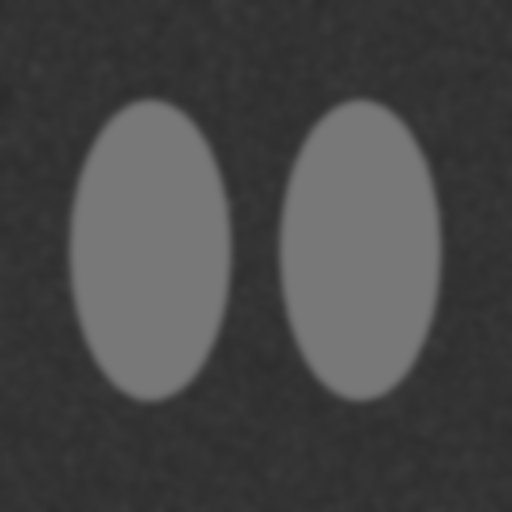
#> input picture data/sample_images/paciente_01_normal.jpg, 512 x 512 px
$ python -i segment.py   (imports and definitions only)
#> lines starting #> are read from the running program, lines starting #| are printed output that depends on the picture; after the words box and inside, x2 and y2 are one past the last pixel; in counts of white or black regions, pixels touching at a corner belong together
#> further down, picture is the input picture: shape (512, 512); min 44, max 121, mean 71
import cv2
import numpy as np
from typing import Tuple, List, Dict
from utils import logger

def segment_image(gray_img: np.ndarray) -> Tuple[np.ndarray, np.ndarray, List[np.ndarray]]:
    """
    Executa a segmentação utilizando Limiarização de Otsu e Canny Edge Detection.
    Retorna a máscara binária, as bordas (Canny) e os contornos detectados.
    """
    logger.info("Iniciando segmentação...")

    # 1. Limiarização de Otsu
    # Aplicamos Otsu; dependendo da imagem médica, pode ser necessário inverter
    # assumiremos que queremos as áreas mais "brilhantes" ou "escuras" anormais.
    # Usaremos uma limiarização binária comum para o foco de Otsu.
    ret, mask = cv2.threshold(gray_img, 0, 255, cv2.THRESH_BINARY + cv2.THRESH_OTSU)
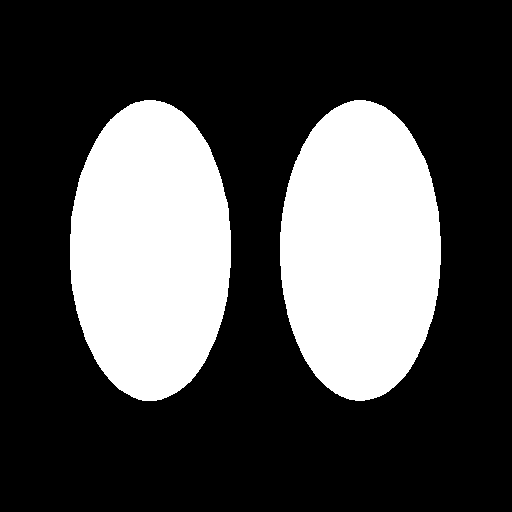
#> mask: shape (512, 512); 29% white; 2 white regions
#> ret = 84

    # 2. Canny Edge Detection
    edges = cv2.Canny(gray_img, threshold1=ret*0.5, threshold2=ret)
#> edges: shape (512, 512); every value is 0

    # 3. Extrair Contornos baseados na máscara de Otsu (podemos usar as bordas também)
    # Aqui usaremos a máscara de Otsu para encontrar áreas sólidas suspeitas
    contours, hierarchy = cv2.findContours(mask, cv2.RETR_EXTERNAL, cv2.CHAIN_APPROX_SIMPLE)
#> contours = 2 contours; box (x1, y1, x2, y2) and area: (70, 100, 231, 401) 37761, (280, 100, 441, 401) 37700

    logger.info(f"Segmentação concluída. Contornos encontrados: {len(contours)}")
    return mask, edges, list(contours)

# [47 lines left out: functions extract_features, draw_contours_on_image, not called in this run]

>>> import cv2
>>> picture = cv2.imread('data/sample_images/paciente_01_normal.jpg', cv2.IMREAD_GRAYSCALE)
>>> result = segment_image(picture)

$ run again, on data/sample_images/paciente_03_anomalia_grave.png
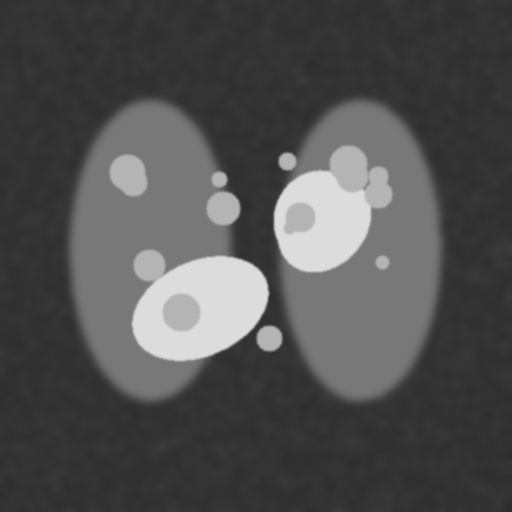
#> input picture data/sample_images/paciente_03_anomalia_grave.png, 512 x 512 px
#> picture is the input picture: shape (512, 512); min 45, max 220, mean 80.2
#> in segment_image, `ret, mask = cv2.threshold(gray_img, 0, 255, cv2.THRESH_BINARY + cv2.TH..`:
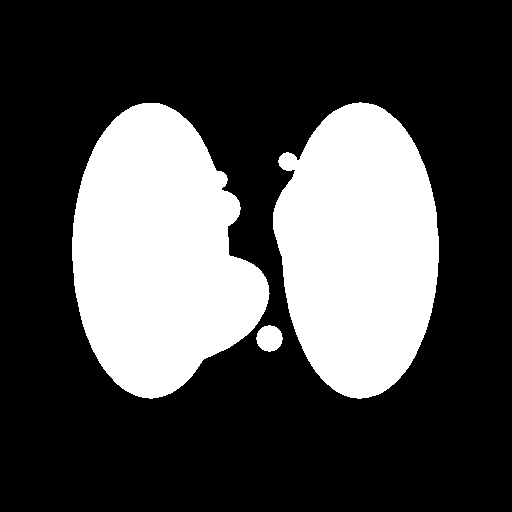
#> mask: shape (512, 512); 29.8% white; 3 white regions, box (x1, y1, x2, y2) and area: (72, 103, 270, 399) 40271, (273, 102, 439, 399) 37229, (256, 325, 283, 352) 545
#> ret = 99
#> in segment_image, `edges = cv2.Canny(gray_img, threshold1=ret*0.5, threshold2=ret)`:
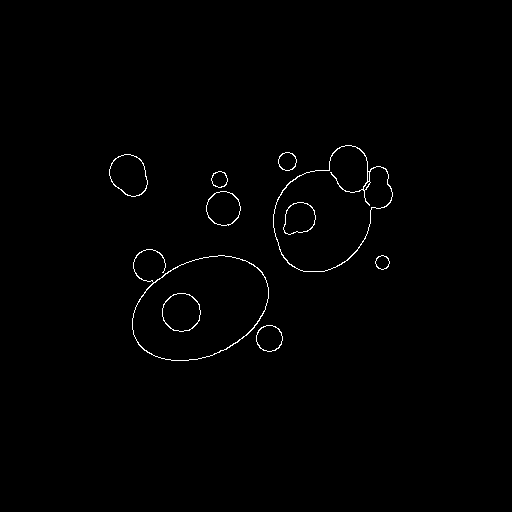
#> edges: shape (512, 512); 0.71% white in thin lines or dots, all inside (x1, y1, x2, y2) = (109, 145, 393, 361)
#> contours = 3 contours; box (x1, y1, x2, y2) and area: (72, 103, 270, 399) 39911, (273, 102, 439, 399) 36876, (256, 325, 283, 352) 508
